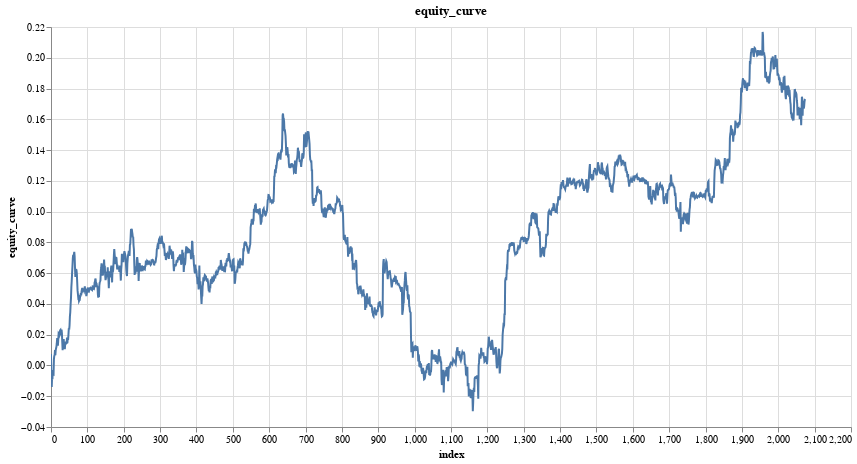

The notebook cell this image was saved under:
### Code cell
features = ['close_log_return_lag_2']
model = LinearModel(len(features))
model_trades = research.learn_model_trades(ts, features, target, model, no_epochs=200, loss=nn.L1Loss())

research.plot_column(model_trades, 'equity_curve')

### Figure 1 — Vega-Lite specification as saved in the notebook (floating-point values rounded to 4 significant figures; data arrays with more than 128 entries replaced by an {"elided": "..."} marker saying what was removed)
{"config": {"view": {"continuousWidth": 300, "continuousHeight": 300}}, "data": {"name": "data-314e22a17d47604c033dd88dc1adabab"}, "mark": {"type": "line", "tooltip": true}, "encoding": {"x": {"field": "index", "type": "quantitative"}, "y": {"field": "equity_curve", "type": "quantitative"}}, "height": 400, "params": [{"name": "param_5", "select": {"type": "interval", "encodings": ["x", "y"]}, "bind": "scales"}], "title": "equity_curve", "width": 800, "$schema": "https://vega.github.io/schema/vega-lite/v5.20.1.json", "datasets": {"data-314e22a17d47604c033dd88dc1adabab": {"elided": "2075 records"}}}
